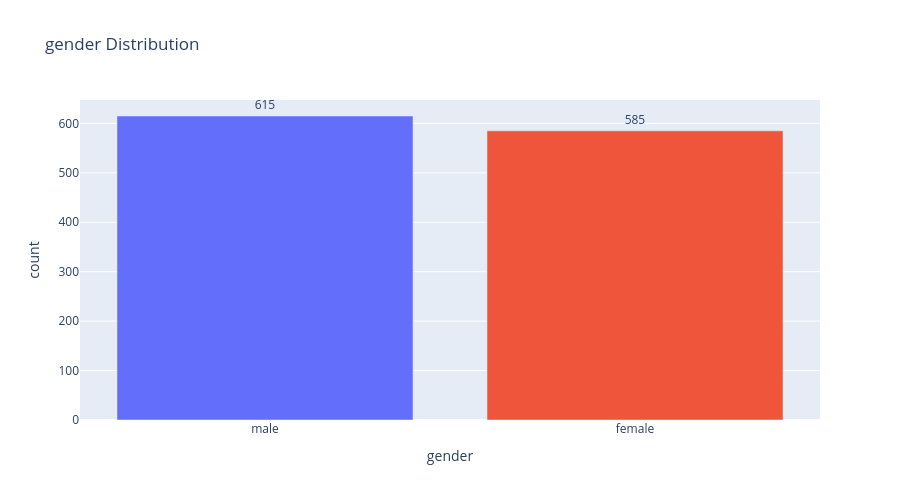

Notebook cell for this chart:
### Code cell
gender_counts = df['gender'].value_counts().reset_index()

fig = px.bar(gender_counts, x='gender', y='count', text='count', color='gender', title='gender Distribution')
fig.update_traces(textposition='outside')
fig.update_layout(xaxis_title='gender', yaxis_title='count', showlegend=False, height=500)
fig.show()

### Figure 1 — Plotly figure (JSON) as saved in the notebook; plotly's stock layout.template omitted (floating-point values rounded to 4 significant figures)
{"data": [{"hovertemplate": "gender=%{x}<br>count=%{text}<extra></extra>", "legendgroup": "male", "marker": {"color": "#636efa", "pattern": {"shape": ""}}, "name": "male", "orientation": "v", "showlegend": true, "text": [615.0], "textposition": "outside", "type": "bar", "x": ["male"], "xaxis": "x", "y": [615], "yaxis": "y"}, {"hovertemplate": "gender=%{x}<br>count=%{text}<extra></extra>", "legendgroup": "female", "marker": {"color": "#EF553B", "pattern": {"shape": ""}}, "name": "female", "orientation": "v", "showlegend": true, "text": [585.0], "textposition": "outside", "type": "bar", "x": ["female"], "xaxis": "x", "y": [585], "yaxis": "y"}], "layout": {"barmode": "relative", "height": 500, "legend": {"title": {"text": "gender"}, "tracegroupgap": 0}, "showlegend": false, "title": {"text": "gender Distribution"}, "xaxis": {"anchor": "y", "categoryarray": ["male", "female"], "categoryorder": "array", "domain": [0, 1], "title": {"text": "gender"}}, "yaxis": {"anchor": "x", "domain": [0, 1], "title": {"text": "count"}}}}
